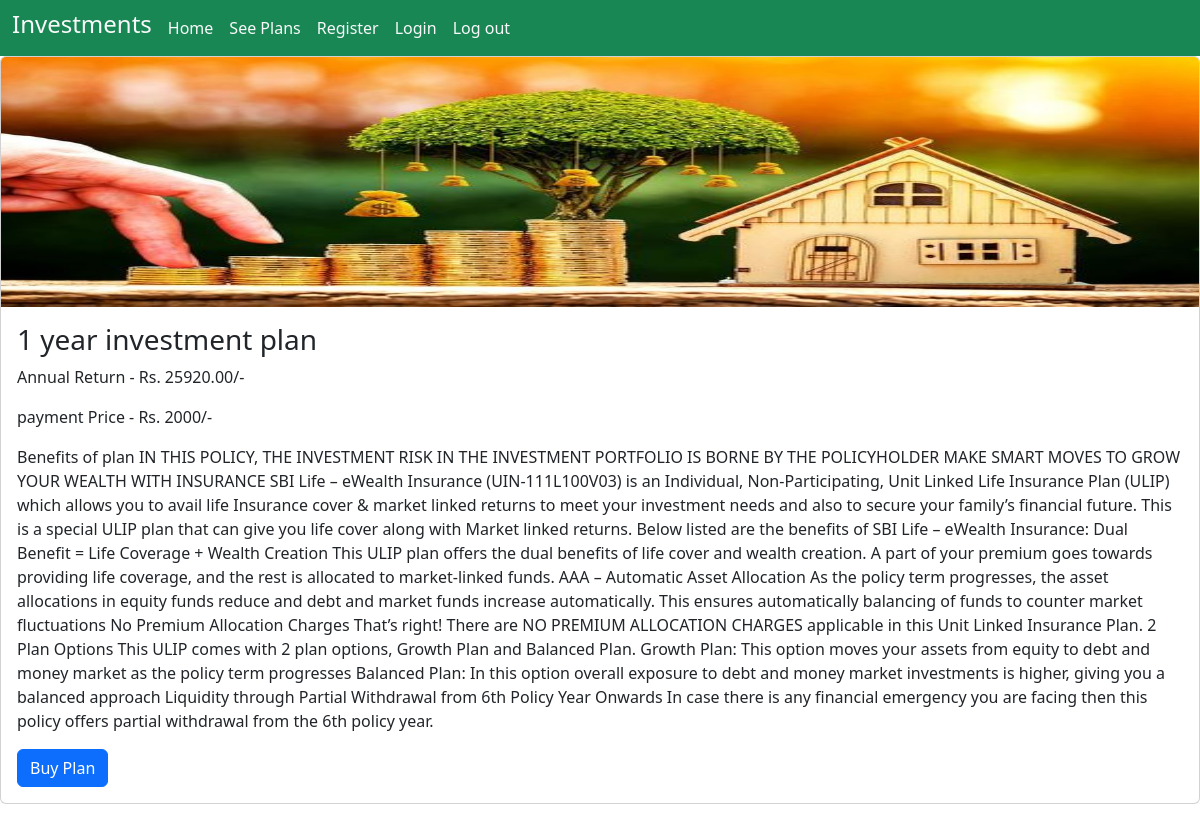
Screenshot of /show_plan/1/ with the database file from the repository.
### portfolio/models.py (models this page shows)
class Investment(models.Model):
    name = models.CharField(max_length=100)
    description = models.TextField()
    annual_return = models.DecimalField(max_digits=50, decimal_places=2)
    payment_price=models.IntegerField()
    razor_pay_order_id= models.CharField(max_length=100, null=True, blank=True)
    razor_pay_payment_id= models.CharField(max_length=100, null=True, blank=True)
    razor_pay_payment_signature= models.CharField(max_length=100, null=True, blank=True)

### portfolio/views.py (the view)
# urls.py: path('show_plan/<int:id>/', description, name='show_plan'),
def description(request, id):
    data=Investment.objects.get(id=id)
    return render(request, 'portfolio/plan_details.html', context={'data':data})

### template/portfolio/plan_details.html (shortened to what this page needs)
{% extends "Portfolio/home.html" %}
{% load static %}
{% block content %}
<div class="card mb-3">
    <img src="{% static 'images/desc_image.jpg' %}" class="card-img-top" alt="..." height="250px" width="100%">
    <div class="card-body">
      <h3 class="card-title">{{data.name }}</h3>
      <p class="card-text">Annual Return - Rs. {{data.annual_return}}/-</p>
      <p class="card-text">payment Price - Rs. {{data.payment_price}}/-</p>
      <p class="card-text">{{ data.description }}</p>
      <a href="{% url 'payment_page' data.id %}" class="btn btn-primary">Buy Plan</a>
    </div>
  </div>
{% endblock  %}

### rows the page displays
Investment: name "1 year investment plan", annual_return "25920.00", payment_price "2000", description "Benefits of plan IN THIS POLICY, THE INVESTMENT RISK IN THE INVESTMENT PORTFOLIO IS BORNE BY THE POLICYHOLDER MAKE SMART MOVES TO GROW YOUR WEALTH WITH INSURANCE SBI Life – eWealth Insurance (UIN-111L100V03) is an Individual, Non-Participating, Unit Linked Life Insurance Plan (ULIP) which allows you to avail life Insurance cover & market linked returns to meet your investment needs and also to secure your family’s financial future. This is a special ULIP plan that can give you life cover along with Market linked returns. Below listed are the benefits of SBI Life – eWealth Insurance: Dual Benefit = Life Coverage + Wealth Creation This ULIP plan offers the dual benefits of life cover and…"
